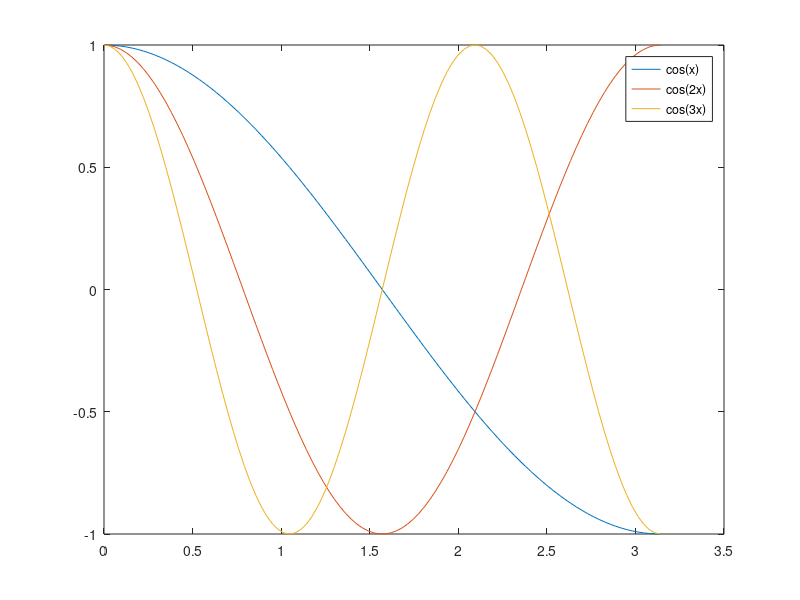

Source code (MATLAB):
x = linspace(0,pi);
y1 = cos(x);
plot(x,y1)

hold on 
y2 = cos(2*x);
plot(x,y2)

legend('cos(x)','cos(2x)')

y3 = cos(3*x);
plot(x,y3,'DisplayName','cos(3x)')
hold off